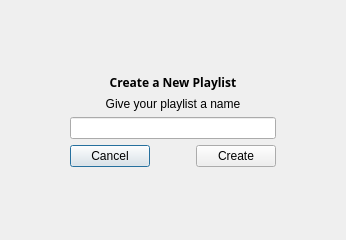
<?xml version="1.0" encoding="UTF-8"?>
<ui version="4.0">
 <class>NewPlaylist</class>
 <widget class="QDialog" name="NewPlaylist">
  <property name="geometry">
   <rect>
    <x>0</x>
    <y>0</y>
    <width>346</width>
    <height>240</height>
   </rect>
  </property>
  <property name="windowTitle">
   <string>Dialog</string>
  </property>
  <layout class="QGridLayout" name="gridLayout">
   <item row="1" column="1">
    <layout class="QVBoxLayout" name="verticalLayout">
     <item>
      <widget class="QLabel" name="label">
       <property name="font">
        <font>
         <family>Nunito</family>
         <bold>true</bold>
        </font>
       </property>
       <property name="text">
        <string>&lt;html&gt;&lt;head/&gt;&lt;body&gt;&lt;p align=&quot;center&quot;&gt;Create a New Playlist&lt;/p&gt;&lt;/body&gt;&lt;/html&gt;</string>
       </property>
      </widget>
     </item>
     <item>
      <widget class="QLabel" name="label_2">
       <property name="text">
        <string>&lt;html&gt;&lt;head/&gt;&lt;body&gt;&lt;p align=&quot;center&quot;&gt;Give your playlist a name&lt;/p&gt;&lt;/body&gt;&lt;/html&gt;</string>
       </property>
      </widget>
     </item>
     <item>
      <widget class="QLineEdit" name="newPlay"/>
     </item>
    </layout>
   </item>
   <item row="1" column="2">
    <spacer name="horizontalSpacer_2">
     <property name="orientation">
      <enum>Qt::Horizontal</enum>
     </property>
     <property name="sizeHint" stdset="0">
      <size>
       <width>40</width>
       <height>20</height>
      </size>
     </property>
    </spacer>
   </item>
   <item row="1" column="0">
    <spacer name="horizontalSpacer">
     <property name="orientation">
      <enum>Qt::Horizontal</enum>
     </property>
     <property name="sizeHint" stdset="0">
      <size>
       <width>40</width>
       <height>20</height>
      </size>
     </property>
    </spacer>
   </item>
   <item row="3" column="1">
    <spacer name="verticalSpacer">
     <property name="orientation">
      <enum>Qt::Vertical</enum>
     </property>
     <property name="sizeHint" stdset="0">
      <size>
       <width>20</width>
       <height>40</height>
      </size>
     </property>
    </spacer>
   </item>
   <item row="2" column="1">
    <layout class="QHBoxLayout" name="horizontalLayout">
     <item>
      <widget class="QPushButton" name="cancel">
       <property name="text">
        <string>Cancel</string>
       </property>
      </widget>
     </item>
     <item>
      <spacer name="horizontalSpacer_3">
       <property name="orientation">
        <enum>Qt::Horizontal</enum>
       </property>
       <property name="sizeHint" stdset="0">
        <size>
         <width>40</width>
         <height>20</height>
        </size>
       </property>
      </spacer>
     </item>
     <item>
      <widget class="QPushButton" name="create">
       <property name="text">
        <string>Create</string>
       </property>
      </widget>
     </item>
    </layout>
   </item>
   <item row="0" column="1">
    <spacer name="verticalSpacer_2">
     <property name="orientation">
      <enum>Qt::Vertical</enum>
     </property>
     <property name="sizeHint" stdset="0">
      <size>
       <width>20</width>
       <height>40</height>
      </size>
     </property>
    </spacer>
   </item>
  </layout>
 </widget>
 <resources/>
 <connections/>
</ui>
